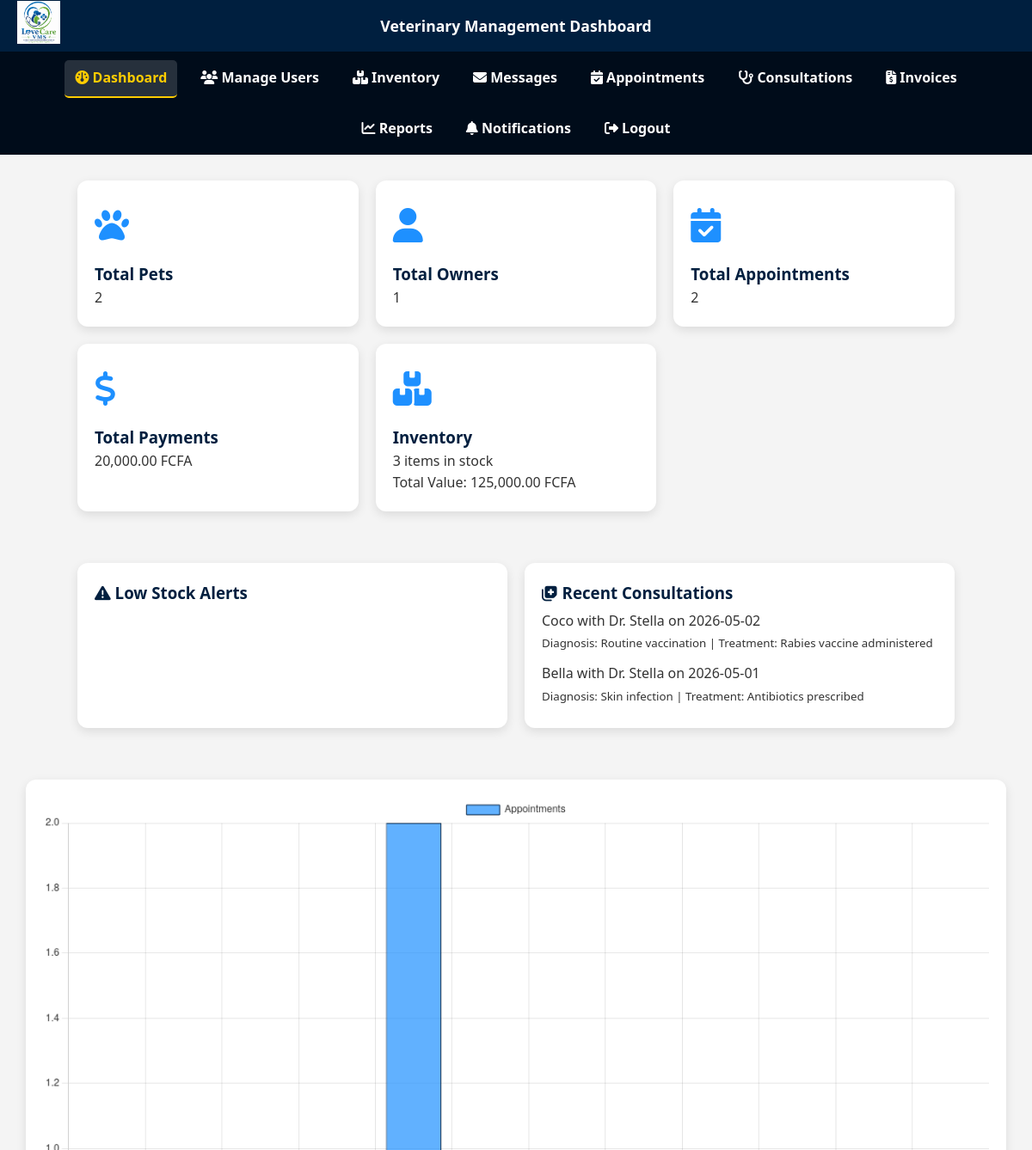
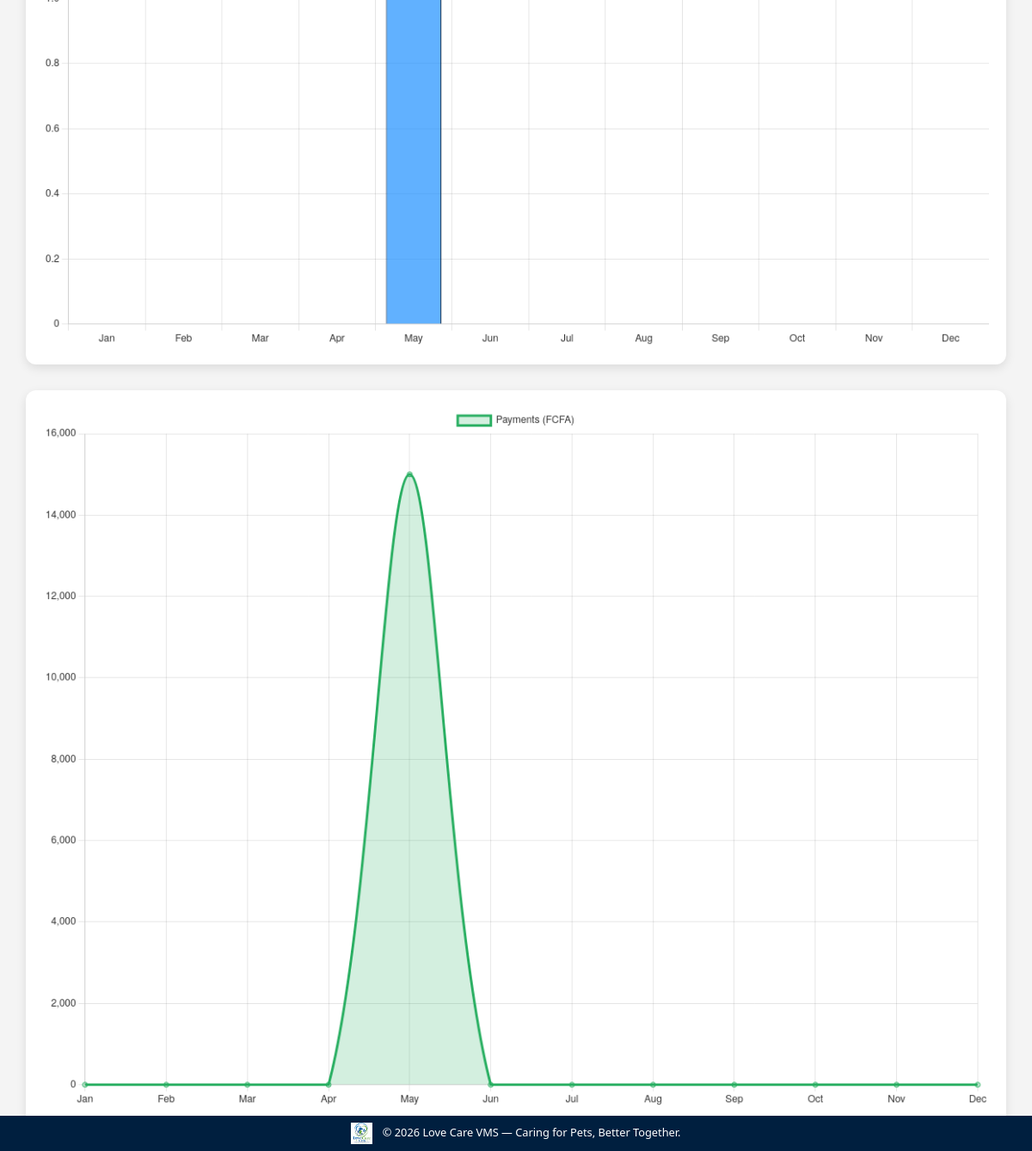
The page /pages/admin_dashboard.php (signed in) on the database its author committed (2 pictures, top to bottom).
### tables this page shows
CREATE TABLE `consultations` (
  `consultation_id` int(11) NOT NULL,
  `appointment_id` int(11) DEFAULT NULL,
  `diagnosis` varchar(255) DEFAULT NULL,
  `treatment` varchar(255) DEFAULT NULL,
  `notes` text DEFAULT NULL
);

CREATE TABLE `pets` (
  `pet_id` int(11) NOT NULL,
  `owner_id` int(11) DEFAULT NULL,
  `pet_name` varchar(50) DEFAULT NULL,
  `species` varchar(50) DEFAULT NULL,
  `breed` varchar(50) DEFAULT NULL,
  `age` int(11) DEFAULT NULL,
  `gender` enum('Male','Female') DEFAULT NULL
);

CREATE TABLE `users` (
  `user_id` int(11) NOT NULL,
  `username` varchar(50) DEFAULT NULL,
  `password` varchar(255) DEFAULT NULL,
  `role` enum('Administrator','Veterinarian','Receptionist','PetOwner') DEFAULT NULL,
  `full_name` varchar(100) DEFAULT NULL,
  `contact` varchar(100) DEFAULT NULL,
  `email` varchar(100) NOT NULL
);

CREATE TABLE `appointments` (
  `appointment_id` int(11) NOT NULL,
  `pet_id` int(11) DEFAULT NULL,
  `vet_id` int(11) DEFAULT NULL,
  `appointment_date` date DEFAULT NULL,
  `appointment_time` time DEFAULT NULL,
  `status` enum('Scheduled','Completed','Cancelled') DEFAULT NULL
);

### pages/admin_dashboard.php (the view, shortened to what this page needs)
<?php
require __DIR__ . '/../config/db.php';
$totalPets = $conn->query("SELECT COUNT(*) FROM pets")->fetch_row()[0];
$totalOwners = $conn->query("SELECT COUNT(*) FROM owners")->fetch_row()[0];
$totalAppointments = $conn->query("SELECT COUNT(*) FROM appointments")->fetch_row()[0];
$totalPayments = $conn->query("SELECT COALESCE(SUM(amount),0) FROM invoices")->fetch_row()[0];
$totalInventory = $conn->query("SELECT COUNT(*) FROM inventory")->fetch_row()[0];
$totalStockValue = $conn->query("SELECT COALESCE(SUM(quantity * unit_price),0) FROM inventory")->fetch_row()[0];
$recentConsultations = $conn->query("
    SELECT c.consultation_id, c.diagnosis, c.treatment, a.appointment_date,
           p.pet_name, u.full_name AS vet_name
    FROM consultations c
    JOIN appointments a ON c.appointment_id = a.appointment_id
    JOIN pets p ON a.pet_id = p.pet_id
    LEFT JOIN users u ON a.vet_id = u.user_id
    ORDER BY a.appointment_date DESC
    LIMIT 5
");
$appointmentsData = $conn->query("
    SELECT MONTH(appointment_date) AS month, COUNT(*) AS total
    FROM appointments
    GROUP BY MONTH(appointment_date)
    ORDER BY month
");
$paymentsData = $conn->query("
    SELECT MONTH(payment_date) AS month, SUM(amount) AS total
    FROM invoices
    GROUP BY MONTH(payment_date)
    ORDER BY month
");
$appointmentsPerMonth = array_fill(1, 12, 0);
while($row = $appointmentsData->fetch_assoc()) {
    $appointmentsPerMonth[(int)$row['month']] = (int)$row['total'];
}
$paymentsPerMonth = array_fill(1, 12, 0);
while($row = $paymentsData->fetch_assoc()) {
    $paymentsPerMonth[(int)$row['month']] = (int)$row['total'];
}
?>
<!DOCTYPE html>
<html>
<head>
    <link rel="stylesheet" href="https://cdnjs.cloudflare.com/ajax/libs/font-awesome/6.5.0/css/all.min.css">
    <link rel="stylesheet" href="../assets/css/alerts.css">
    <link rel="stylesheet" href="../assets/css/res.css">
</head>
<body>
    <?php include '../includes/header.php'; ?>
    <?php include '../includes/navbar.php'; ?>
    <div class="container">
        <div class="card"><div class="icon"><i class="fa-solid fa-paw"></i></div><h3>Total Pets</h3><p><?php echo $totalPets; ?></p></div>
        <div class="card"><div class="icon"><i class="fa-solid fa-user"></i></div><h3>Total Owners</h3><p><?php echo $totalOwners; ?></p></div>
        <div class="card"><div class="icon"><i class="fa-solid fa-calendar-check"></i></div><h3>Total Appointments</h3><p><?php echo $totalAppointments; ?></p></div>
        <div class="card"><div class="icon"><i class="fa-solid fa-dollar-sign"></i></div><h3>Total Payments</h3><p><?php echo number_format($totalPayments,2); ?> FCFA</p></div>
        <div class="card"><div class="icon"><i class="fa-solid fa-boxes"></i></div><h3>Inventory</h3>
            <p><?php echo $totalInventory; ?> items in stock</p>
            <p>Total Value: <?php echo number_format($totalStockValue,2); ?> FCFA</p>
        </div>
    </div>
    <div class="container">
        <div class="card">
            <h3><i class="fa-solid fa-triangle-exclamation"></i> Low Stock Alerts</h3>
        </div>
        <div class="card">
            <h3><i class="fa-solid fa-notes-medical"></i> Recent Consultations</h3>
            <ul>
                <?php while($c = $recentConsultations->fetch_assoc()): ?>
                    <li>
                        <?php echo $c['pet_name']." with ".$c['vet_name']." on ".$c['appointment_date']; ?>
                        <br><small>Diagnosis: <?php echo $c['diagnosis']; ?> | Treatment: <?php echo $c['treatment']; ?></small>
                    </li>
                <?php endwhile; ?>
            </ul>
        </div>
    </div>
    <div class="charts">
        <canvas id="appointmentsChart" width="400" height="300"></canvas>
        <canvas id="paymentsChart" width="400" height="300"></canvas>
    </div>
    <script>
        const appointmentsData = <?php echo json_encode(array_values($appointmentsPerMonth)); ?>;
        const paymentsData = <?php echo json_encode(array_values($paymentsPerMonth)); ?>;
        const months = ['Jan','Feb','Mar','Apr','May','Jun','Jul','Aug','Sep','Oct','Nov','Dec'];
        new Chart(document.getElementById('appointmentsChart'), {
          type: 'bar',
          data: {
            labels: months,
            datasets: [{
              label: 'Appointments',
              data: appointmentsData,
              backgroundColor: 'rgba(30,144,255,0.7)',
              borderColor: '#001f3f',
              borderWidth: 1
            }]
          },
          options: {
            responsive: true,
            plugins: { legend: { labels: { color: '#333333' } } },
            scales: {
              x: { ticks: { color: '#333333' } },
              y: { ticks: { color: '#333333' } }
            }
          }
        });
        new Chart(document.getElementById('paymentsChart'), {
          type: 'line',
          data: {
            labels: months,
            datasets: [{
              label: 'Payments (FCFA)',
              data: paymentsData,
              borderColor: '#27ae60',
              backgroundColor: 'rgba(39,174,96,0.2)',
              fill: true,
              tension: 0.3
            }]
          },
          options: {
            responsive: true,
            plugins: { legend: { labels: { color: '#333333' } } },
            scales: {
              x: { ticks: { color: '#333333' } },
              y: { ticks: { color: '#333333' } }
            }
          }
        });
    </script>
    <?php include '../includes/footer.php'; ?>
</body>
</html>

### assets/css/res.css (style rules this page uses)
* { margin: 0; padding: 0; box-sizing: border-box; }
body { font-family: 'Segoe UI', Arial, sans-serif; line-height: 1.6; background-color: #f9f9f9; }
.container { width: 90%; max-width: 1200px; margin: auto; }

### pages/admin_dashboard.php (style rules this page uses)
body { font-family:'Segoe UI', sans-serif; background:#f4f4f4; color:#333333; margin:0; }
.container { display:grid; grid-template-columns:repeat(auto-fit,minmax(250px,1fr)); gap:20px; padding:30px; }
.card { background:#ffffff; border-radius:12px; box-shadow:0 4px 12px rgba(0,0,0,0.1); padding:20px; transition:transform 0.2s ease; }
.card h3 { color:#001f3f; margin-top:0; }
.icon { font-size:40px; color:#1e90ff; margin-bottom:10px; }
ul { list-style:none; padding:0; }
ul li { padding:5px 0; }
.charts { display:flex; flex-wrap:wrap; justify-content:center; gap:30px; margin:30px; }
canvas { background:#fff; border-radius:12px; box-shadow:0 4px 12px rgba(0,0,0,0.1); padding:20px; }

### rows shown on the page
consultations: pets.pet_name "Coco", users.full_name "Dr. Stella", appointment.appointment_date "2026-05-02", diagnosis "Routine vaccination", treatment "Rabies vaccine administered"
consultations: pets.pet_name "Bella", users.full_name "Dr. Stella", appointment.appointment_date "2026-05-01", diagnosis "Skin infection", treatment "Antibiotics prescribed"

### other values the page prints
$totalPets "2"
$totalOwners "1"
$totalAppointments "2"
$totalPayments "20,000.00"
$totalInventory "3"
$totalStockValue "125,000.00"
chart data {{ json_encode(array_values($appointmentsPerMonth)) }} [0,0,0,0,2,0,0,0,0,0,0,0]
chart data {{ json_encode(array_values($paymentsPerMonth)) }} [0,0,0,0,15000,0,0,0,0,0,0,0,5000]
